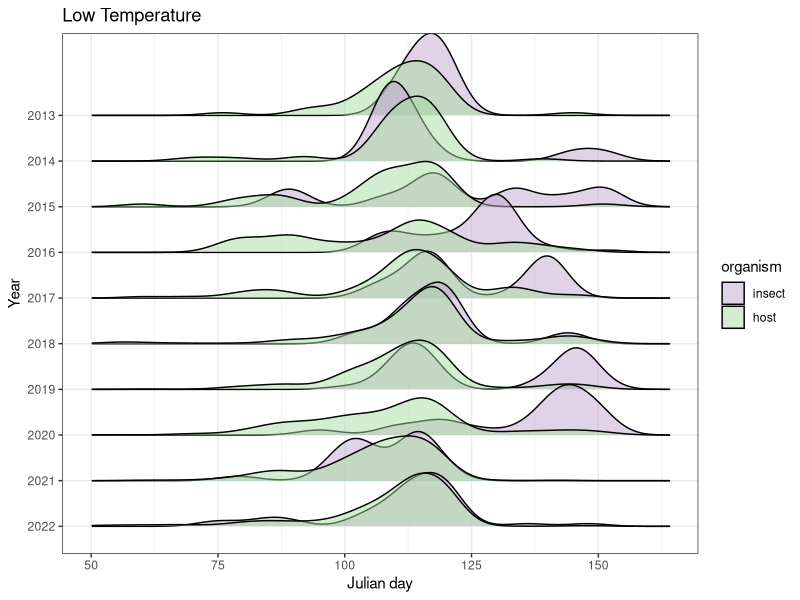
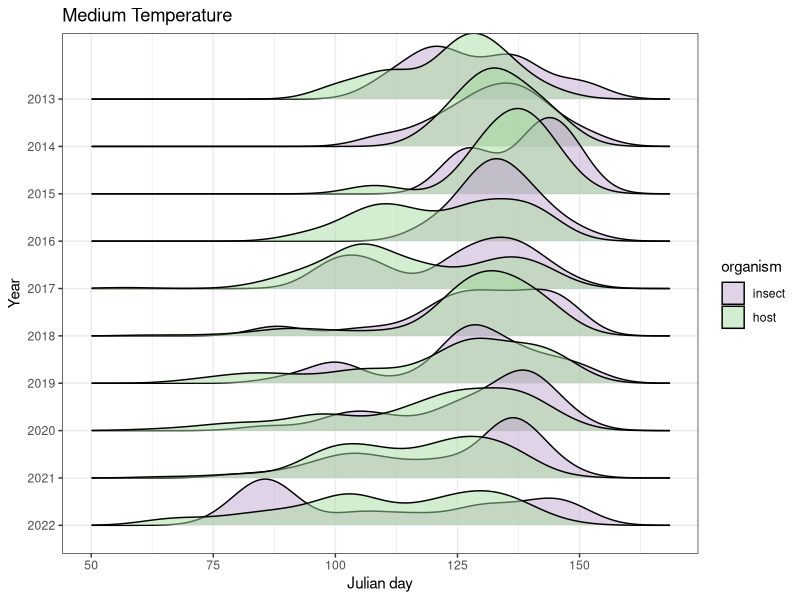
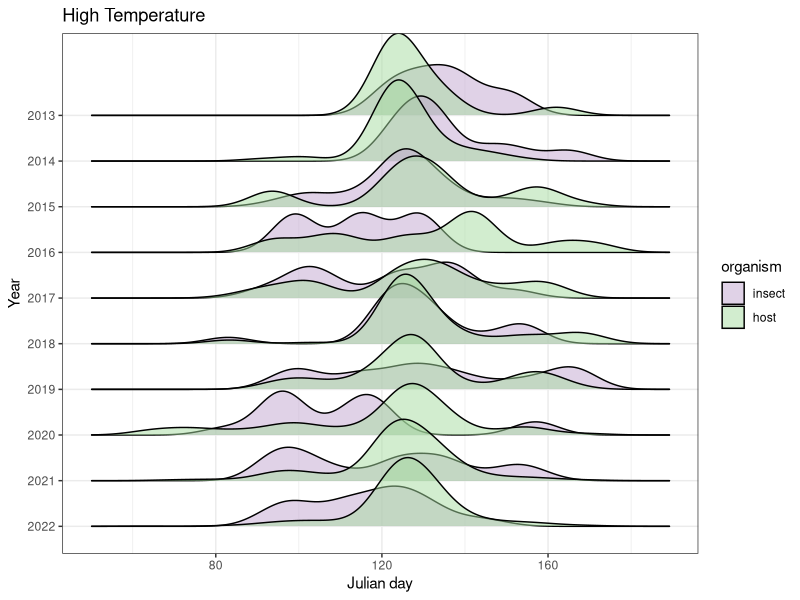
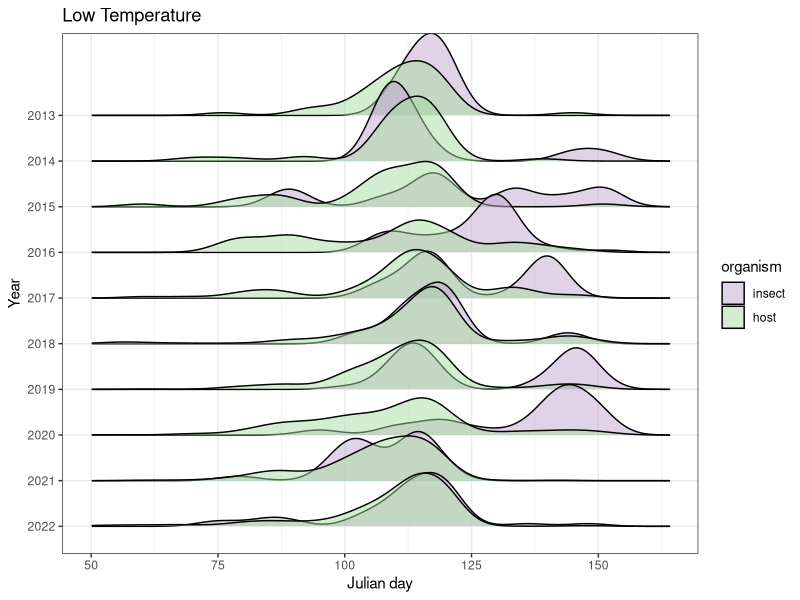
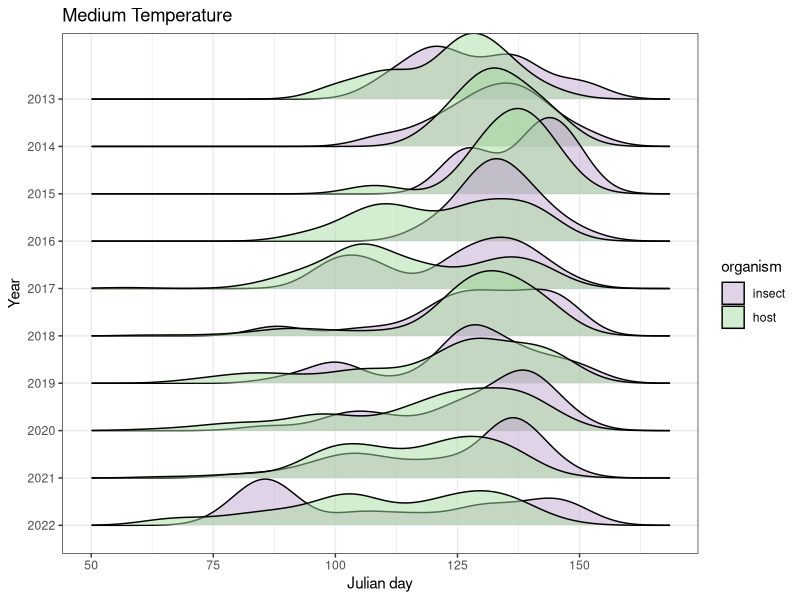
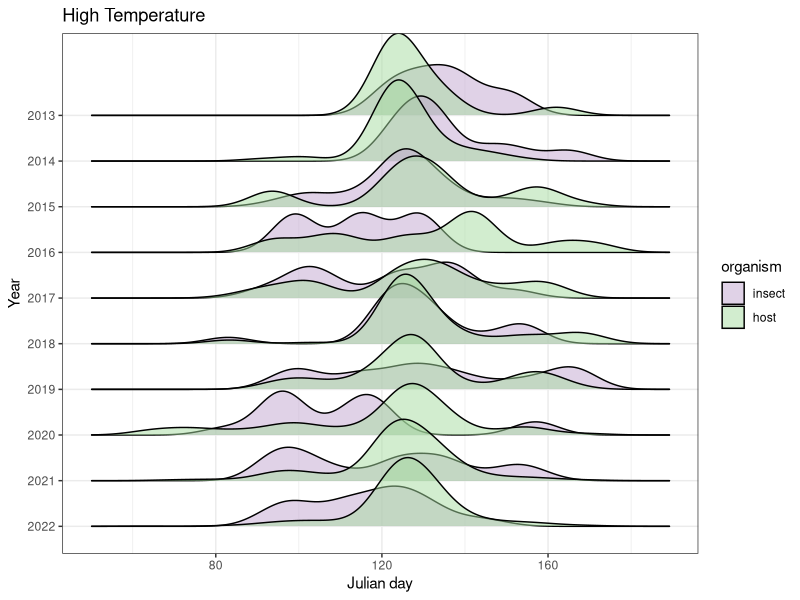

Here is the R script that generated these plots, in order:
# Ridge plots of observations for midpoint temperature bins
# Jeff Oliver
# jcoliver@arizona.edu
# 2023-07-18

library(dplyr)
library(ggplot2)
library(ggridges)  # Ridge plots
library(tidyr)

# Read in filtered data
all_obs <- read.csv(file = "data/filtered-obs.csv")

# Only include two species of Cardamine as hosts
all_obs <- all_obs %>%
  filter(species %in% c("Pieris virginiensis",
                        "Cardamine concatenata",
                        "Cardamine diphylla"))

# Need to set insect as reference level
all_obs <- all_obs %>%
  mutate(organism = factor(organism, levels = c("insect", "host"))) %>%
  mutate(species = factor(species, levels = c("Pieris virginiensis",
                                              "Cardamine diphylla",
                                              "Cardamine concatenata")))

# The number of observations in a year for a tmid bin (see ridge plots, below) 
# to be considered for inclusion in the ridge plots
min_obs <- 10

################################################################################
# Temperature data
temperature <- read.csv(file = "data/temperature-obs.csv")
all_obs <- all_obs %>%
  left_join(temperature, by = "gbifID")

# Since models will include temperature, drop any observations that are missing 
# temperature data and calculate the midpoint temperature (mean of tmin and 
# tmax)
all_obs <- all_obs %>%
  filter(!is.na(tmin) & !is.na(tmax)) %>%
  mutate(tmid = (tmin + tmax)/2) # mean function doesn't work

# Late summer and fall observations are not relevant
all_obs <- all_obs %>%
  filter(month <= 7)

################################################################################
# Data preparation for ridge plots
# Three bins for three different ridge plots
tmid_bins <- stats::quantile(x = all_obs$tmid[all_obs$organism == "insect"],
                                 probs = c(1/3, 2/3))

# Set bin assignment for each row
all_obs <- all_obs %>%
  mutate(tmid_bin = case_when(tmid < tmid_bins[1] ~ "low",
                             tmid < tmid_bins[2] ~ "medium",
                             tmid >= tmid_bins[2] ~ "high",
                             TRUE ~ NA_character_))

# Use min_obs to filter to only those years with enough observations for both 
# insect and host
tmid_include <- all_obs %>%
  group_by(tmid_bin, year, organism) %>%
  summarize(count = n()) %>% # count observations for each year
  ungroup() %>%
  mutate(enough = count >= min_obs) %>% # year/organism rows with enough
  pivot_wider(id_cols = c(tmid_bin, year), 
              names_from = organism, 
              values_from = enough) %>%
  filter(!is.na(host)) %>% # drop any years that had 0 host records
  filter(!is.na(insect)) %>% # drop any years that had 0 insect records
  mutate(include = insect & host) %>% # both insect & host have >= min_obs
  filter(include)

# Create three datasets
low_tmid <- all_obs %>%
  filter(tmid_bin == "low") %>%
  filter(year %in% tmid_include$year)

medium_tmid <- all_obs %>%
  filter(tmid_bin == "medium") %>%
  filter(year %in% tmid_include$year)

high_tmid <- all_obs %>%
  filter(tmid_bin == "high") %>%
  filter(year %in% tmid_include$year)

################################################################################
# Ridge plots
# Make three different ridgeline plots
# Since we are limiting the x-axis a priori, may get the following warnings:
# Removed 24 rows containing non-finite values (stat_density_ridges)
low_tmid_plot <- low_tmid %>% 
  mutate(year = factor(year, levels = rev(sort(unique(year))))) %>%
  ggplot(mapping = aes(x = julian_day, y = factor(year), fill = organism)) +
  geom_density_ridges(alpha = 0.5) +
  scale_fill_manual(values = c("#c2a5cf", "#a6dba0")) +
  xlim(c(50, NA)) +
  theme_bw() +
  labs(title = "Low Temperature", x = "Julian day", y = "Year")
low_tmid_plot
ggsave(filename = "output/figure-2a.png",
       plot = low_tmid_plot)

medium_tmid_plot <- medium_tmid %>% 
  mutate(year = factor(year, levels = rev(sort(unique(year))))) %>%
  ggplot(mapping = aes(x = julian_day, y = factor(year), fill = organism)) +
  geom_density_ridges(alpha = 0.5) +
  scale_fill_manual(values = c("#c2a5cf", "#a6dba0")) +
  xlim(c(50, NA)) +
  theme_bw() +
  labs(title = "Medium Temperature", x = "Julian day", y = "Year")
medium_tmid_plot
ggsave(filename = "output/figure-2b.png",
       plot = medium_tmid_plot)

high_tmid_plot <- high_tmid %>% 
  mutate(year = factor(year, levels = rev(sort(unique(year))))) %>%
  ggplot(mapping = aes(x = julian_day, y = factor(year), fill = organism)) +
  geom_density_ridges(alpha = 0.5) +
  scale_fill_manual(values = c("#c2a5cf", "#a6dba0")) +
  xlim(c(50, NA)) +
  theme_bw() +
  labs(title = "High Temperature", x = "Julian day", y = "Year")
high_tmid_plot
ggsave(filename = "output/figure-2c.png",
       plot = high_tmid_plot)
